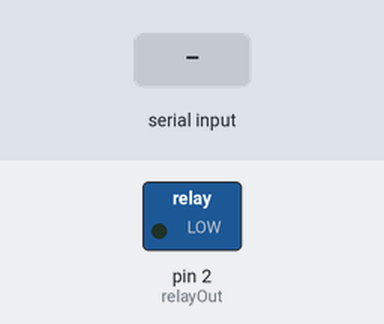
Bench run of a sketch on a simulated Arduino Nano, built with avr-gcc and run on an emulated ATmega328P. On the bench: switched loads named in the sketch (green lamp = pin HIGH). The inputs (shaded band) are chosen by the test bench.

Above: at 1.2 s.
1.3 s: "0" received over Serial
At 2.5 s:
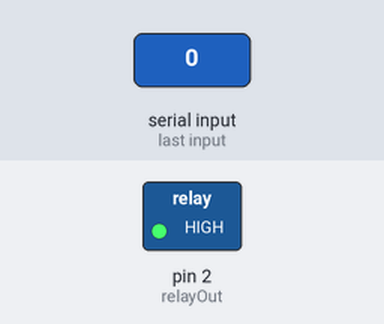
2.8 s: "1" received over Serial
At 3.1 s:
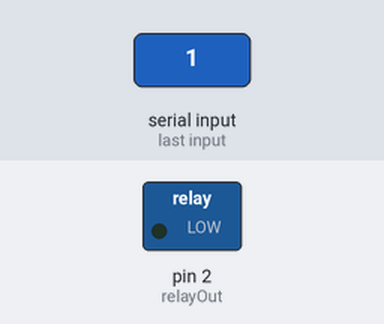
Timing chart, 0 to 5.8 s (numbered marks = the images above; inputs shaded):
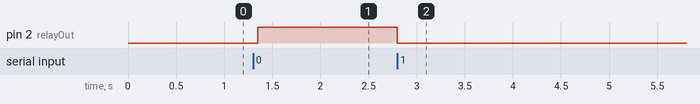

Measured:
- after the input at 1.3 s, pin 2 (relayOut): LOW → HIGH after 0.05 s
- after the input at 2.8 s, pin 2 (relayOut): HIGH → LOW at once

The sketch:

BluetoothRelayLamp.ino
```cpp
/*********
  James Steven Dulangon
  Bluetooth-controlled Lamp using HC-05, 5V Relay and Arduino Nano
*********/
#define relayOut 2 // pin D2 connencted to In1 of the relay module

void setup() {
 Serial.begin(9600);
 pinMode(relayOut, OUTPUT);
 }

void loop() {
  // put your main code here, to run repeatedly:
 if(Serial.available()>0)
   {
      char data= Serial.read(); // reading the data received from the bluetooth module
      switch(data)
      {
        case '1': digitalWrite(relayOut,LOW); break; // the relay coil energizes when In1 of the relay board is LOW
        case '0': digitalWrite(relayOut,HIGH); break;
        default : break;
      }
   }
   delay(50);
}
```
